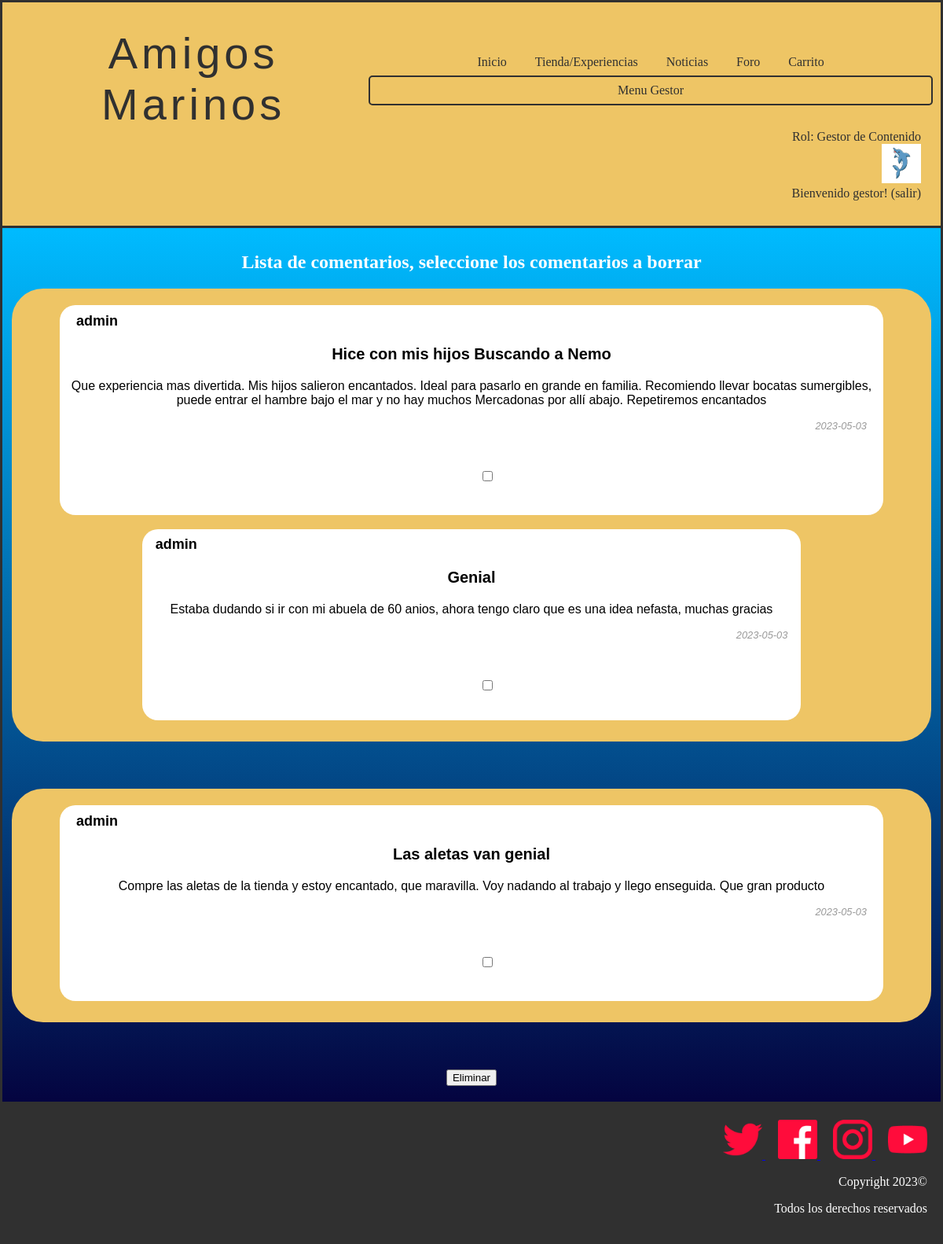
Screenshot of /moderador.php (signed in) with the database file from the repository.
### tables this page shows
CREATE TABLE IF NOT EXISTS `rol` (
  `numero` int(11) NOT NULL,
  `nombre` varchar(25) NOT NULL,
  PRIMARY KEY (`numero`)
);

CREATE TABLE IF NOT EXISTS `comentario` (
  `id` int(11) NOT NULL AUTO_INCREMENT,
  `titulo` varchar(40) NOT NULL,
  `usuario` varchar(15) NOT NULL,
  `padre` int(11) DEFAULT NULL,
  `contenido` text NOT NULL,
  `fecha_de_creacion` date NOT NULL,
  `me_gusta` int(11) NOT NULL,
  PRIMARY KEY (`id`),
  UNIQUE KEY `Titulo` (`titulo`),
  KEY `Usuario` (`usuario`)
);

### includes/rol.php (called while the page is built, shortened)
<?php
class rol{
    private $nombre;
    private function __construct($numero,$nombre){
        $this->nombre = $nombre;
    }
    public static function getRolByNumero($numero){
        $conn = Aplicacion::getInstance()->getConexionBd();
        $query = sprintf("SELECT * FROM rol U WHERE U.numero=$numero");
        $rs = $conn->query($query);
        $fila=$rs->fetch_assoc();
        $rol = new rol($fila['numero'], $fila['nombre']);
        return $rol;
    }
    public function getNombre(){
        return $this->nombre;
    }
}
?>

### includes/level.php (called while the page is built, shortened)
<?php
class level{
    private $numero;
    private function __construct($numero,$nombre,$minimo,$maximo){
        $this->numero = $numero;
    }
    public static function getLevel($puntos){
        $conn = Aplicacion::getInstance()->getConexionBd();
        $query = sprintf("SELECT * FROM nivel U WHERE $puntos<=U.maximo AND $puntos>=U.minimo");
        $rs = $conn->query($query);
        $fila=$rs->fetch_assoc();
        $level = new level($fila['numero'], $fila['nombre'], $fila['minimo'], $fila['maximo']);
        return $level;
    }
    public function getNumero(){
        return $this->numero;
    }
}
?>

### includes/comentario.php (called while the page is built, shortened)
<?php
class comentario{
private $id;
private $usuario;
private $padre;
private $contenido;
private $fecha_de_creacion;
private $titulo;
public function __construct($id=null,$titulo,$usuario,$padre,$contenido,$fecha_de_creacion, $meGusta){
    $this->id=$id;
    $this->titulo=$titulo;
    $this->usuario=$usuario;
    $this->padre=$padre;
    $this->contenido=$contenido;
    $this->fecha_de_creacion=$fecha_de_creacion;
}
public static function cargarComentarios(){
    $comentarios=[];
    $conn = Aplicacion::getInstance()->getConexionBd();
    $query = sprintf("SELECT * FROM comentario ORDER BY me_gusta DESC");
    $resultado = mysqli_query($conn, $query);
    $i = 0;
    if(mysqli_num_rows($resultado) > 0){
        while($fila = $resultado->fetch_assoc()){
            $comentarios[$i] = new comentario($fila["id"], $fila["titulo"], $fila["usuario"], $fila["padre"], $fila["contenido"], $fila["fecha_de_creacion"], $fila["me_gusta"]);
            $i++;
        }
    }
    return $comentarios;
}
public function getUsuario(){
    return $this->usuario;
}
public function getTitulo(){
    return $this->titulo;
}
public function getContenido(){
    return $this->contenido;
}
public function getFecha(){
    return $this->fecha_de_creacion;
}
public function getPadre(){
    return $this->padre;
}
public function getId(){
    return $this->id;
}
    public function cargarRespuestas(){
        $comentarios = [];
        $conn = Aplicacion::getInstance()->getConexionBd();
        $query = sprintf("SELECT * FROM comentario WHERE padre='%d'", $this->id);
        $rs = $conn->query($query);
        $i = 0;
        if(mysqli_num_rows($rs) > 0){
            while($fila = $rs->fetch_assoc()){
                $comentarios[$i] = new comentario($fila["id"], $fila["titulo"], $fila["usuario"], $fila["padre"], $fila["contenido"], $fila["fecha_de_creacion"], $fila["me_gusta"]);
                $i++;
            }
            return $comentarios;
        }
        else{
            return false;
        }
    }
}
?>

### moderador.php (the view, shortened to what this page needs)
<?php
    require_once './includes/comentario.php';
?>
<?php
    function mostrarComentario($comentario){
        ?>
            <div class="hilo">
                <div class="comment-box">
                    <p class="user-name"><?php echo $comentario->getUsuario();?></p>
                    <h3 class="comment-title"><?php echo $comentario->getTitulo()?></h3>
                    <p class="comment-text"><?php echo $comentario->getContenido()?></p>
                    <p class="created-at"><?php echo $comentario->getFecha()?></p>
                    <?php echo '<span id="contador-me-gusta-'.$comentario->getId().'">'.$comentario->getMeGusta().'</span>'?>
                    <ul>
                    <?php echo "<li><input type='checkbox' name='comentarios[]' value='". $comentario->getId() ."'></li>";?>
                    </ul>
                </div>
            </div>
            <div class="respuestas">
                <?php
                $respuestas = $comentario->cargarRespuestas();
                if($respuestas!=false){
                    foreach($respuestas as $respuesta){
                        ?>
                        <div class="container_respuesta">
                        <?php
                        mostrarComentario($respuesta);
                        ?>
                        </div>
                        <?php
                    }
                }?>
            </div>
        <?php
    }
?>
<!DOCTYPE html>
<html>
    <head>
        <link rel="stylesheet" type="text/css" href="./css/style.css"/>
    </head>
    <body>
        <?php
            require ('./includes/comun/cabecera.php');
        ?>
        <main>
            <div class="container">
                <?php
                    $comentarios = comentario::cargarComentarios();
                    if($comentarios == false){
                        echo "No hay comentarios en este foro";
                    }
                    else{
                        echo '<form action="validarBorrado.php" method="post">';
                        echo '<h2>Lista de comentarios, seleccione los comentarios a borrar</h2>';
                        foreach($comentarios as $comentario)
                        {
                            if($comentario->getPadre() == 0)
                            {
                                echo "<div class='conversacion'>";
                                mostrarComentario($comentario);
                                echo "</div>";
                            }
                        }
                        echo '<input type="submit" value="Eliminar">';
                        echo '</form>';
                    }
                ?>
            </div>
        </main>
        <?php
            require('./includes/comun/pie.php');
        ?>
</html>

### includes/comun/cabecera.php (shortened to what this page needs)
<?php
require_once './includes/level.php';
require_once './includes/rol.php';
function reconocerUsuario() {
  if (isset($_SESSION["login"]) && ($_SESSION["login"]===true)){
    $rol =rol::getRolByNumero($_SESSION['rol']);
    echo'Rol: '.$rol->getNombre();
    $level=level::getLevel($_SESSION["puntos"]);
    if($level->getNumero() == level::cangrejo){
      echo '<form method="post" action="micuenta.php">
      <input type="image" src="./img/cangrejo.jpg" name="boton" width="50" alt="Botón icono cangrejo"  height="50" />
      </form>';
      echo 'Bienvenido ' . $_SESSION['nombre'] . '! ';
      echo '<a href="logout.php">(salir)</a>';
    }
    else if($level->getNumero() == level::delfin){
      echo '<form method="post" action="micuenta.php">
      <input type="image" src="./img/delfin.jpg" name="boton" width="50" alt="Botón icono delfin"  height="50" />
      </form>';
      echo 'Bienvenido ' . $_SESSION['nombre'] . '! ';
      echo '<a href="logout.php">(salir)</a>';
    }
  } else {
    echo '<form method="post" action="login.php">
    <input type="image" src="./img/usuariodesconocido.jpg" name="boton" width="50" alt="Botón para ir a login"  height="50" />
    </form>';
    echo 'Usuario desconocido. ';
    echo '<a href="login.php">Login </a>';
  }
}
?>
<header class ="header">
  <div class="cont logo-nav-cont" >
    <a class="logo">Amigos Marinos</a>
    <nav class="navigation">
          <ul>
            <li><a href="index.php ">Inicio</a></li>
            <li><a href="tienda.php">Tienda/Experiencias</a></li>
            <li><a href="noticias.php">Noticias</a></li>
            <li><a href="foro.php">Foro</a></li>
            <?php
            if (isset($_SESSION["login"]) && ($_SESSION["login"]===true)){
              ?>
              <li><a href="vistaCarrito.php">Carrito</a></li>
                <?php
                if($_SESSION["rol"] == "0"||$_SESSION["rol"] == "2"){
                  ?>
                  <li class="list__item list__item--click">
                    <div class="list__button list__button--click">
                      <a href="#" class="nav__link" id="header_button">Menu Gestor</a>
                    </div>
              </li>
          </ul>
              <?php
              }
            }
          ?>
      </nav>
    </div>
		<div class="login" >
		 <?php
		reconocerUsuario();
		?>
		</div>
</header>

### css/style.css (style rules this page uses)
body { color: white; background-color: white; text-align: center; margin: auto; }
.container { background-image: linear-gradient(to bottom,#00bbff, #040440); border: 3px solid #303030; padding-top: 10px; padding-bottom: 20px; }
.header { background-color: #eec565; color:#303030; border: 3px solid #303030; border-bottom: none; padding:2rem 0; }
.header a { color:#303030; text-decoration:none; }
.logo { letter-spacing: 5px; font-size: 3.5em; font-family:Impact, Haettenschweiler, 'Arial Narrow Bold', sans-serif; margin-left: 20px; max-width: 100%; max-height: 100%; }
.logo-nav-cont { display: flex; justify-content: space-between; align-items: center; margin-right: 10px; }
.navigation ul { margin: 0; padding: 0; list-style: none; }
.navigation ul li { display:inline-block; }
.navigation ul li a { display: block; padding: 0.5rem 1rem; transition: all 0.4s linear; border-radius: 5px; }
.login { text-align: right; margin-right: 25px; }
input[type="text"], input[type="email"], input::placeholder, input[type="password"],textarea,input[type="number"],input[type="password"] { background-color: transparent; border: none; font-size: 25px; border-bottom: 2px solid #fff; color: #fff; text-align: center; text-shadow: 2px 2px 4px rgba(0, 0, 0, 0.5); }
.comment-box { width: 100%; height: 10%; background: #fff; font-family: sans-serif; justify-content: center; align-items: center }
.user-name { font-weight: bold; font-size: 18px; color:black; text-align: left; margin-left: 2%; padding-top: 1%; }
.created-at { font-style: italic; font-size: 0.8em; color: #999; text-align: right; margin-right: 2%; }
.comment-text { color:black; }
.comment-title { color:black; font-size: 20px; }
.nav__link { color: #303440; padding: 15px 0; }
.list__item { width: 100%; overflow: hidden; flex-direction: column; text-align: center; }
#header_button { border: 2px solid #303030; }
.list__item--click { cursor: pointer; }
.container_respuesta { max-width: 80%; margin-left: 10%; }
.comment-box { max-width: 90%; margin-left: 5%; border-radius: 20px; padding-bottom: 2%; }
.conversacion { border: 3px solid #eec565; border-radius: 40px; background-color: #eec565; margin-bottom: 5%; margin-left: 1%; margin-right: 1%; padding-bottom: 2%; }

### rows the page displays
rol: nombre "Gestor de Contenido"
comentario: usuario "admin", titulo "Hice con mis hijos Buscando a Nemo", contenido "Que experiencia mas divertida. Mis hijos salieron encantados. Ideal para pasarlo en grande en familia. Recomiendo llevar bocatas sumergibles, puede entrar el hambre bajo el mar y no hay muchos Mercadonas por allí abajo. Repetiremos encantados", fecha_de_creacion "2023-05-03"
comentario: usuario "admin", titulo "Genial", contenido "Estaba dudando si ir con mi abuela de 60 anios, ahora tengo claro que es una idea nefasta, muchas gracias", fecha_de_creacion "2023-05-03"
comentario: usuario "admin", titulo "Las aletas van genial", contenido "Compre las aletas de la tienda y estoy encantado, que maravilla. Voy nadando al trabajo y llego enseguida. Que gran producto", fecha_de_creacion "2023-05-03"

### other values shown
$_SESSION['nombre'] "gestor"
